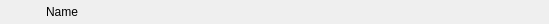
<?xml version="1.0" encoding="UTF-8"?>
<ui version="4.0">
 <class>InstrumentWidget</class>
 <widget class="QWidget" name="InstrumentWidget">
  <property name="geometry">
   <rect>
    <x>0</x>
    <y>0</y>
    <width>549</width>
    <height>24</height>
   </rect>
  </property>
  <layout class="QHBoxLayout" name="horizontalLayout">
   <property name="spacing">
    <number>2</number>
   </property>
   <property name="leftMargin">
    <number>2</number>
   </property>
   <property name="topMargin">
    <number>0</number>
   </property>
   <property name="rightMargin">
    <number>2</number>
   </property>
   <property name="bottomMargin">
    <number>0</number>
   </property>
   <item>
    <widget class="QLabel" name="logoLabel">
     <property name="minimumSize">
      <size>
       <width>24</width>
       <height>24</height>
      </size>
     </property>
     <property name="maximumSize">
      <size>
       <width>24</width>
       <height>24</height>
      </size>
     </property>
     <property name="text">
      <string/>
     </property>
     <property name="scaledContents">
      <bool>true</bool>
     </property>
    </widget>
   </item>
   <item>
    <widget class="QLabel" name="lockLabel">
     <property name="minimumSize">
      <size>
       <width>16</width>
       <height>16</height>
      </size>
     </property>
     <property name="maximumSize">
      <size>
       <width>16</width>
       <height>16</height>
      </size>
     </property>
     <property name="toolTip">
      <string>For qual investor only</string>
     </property>
     <property name="text">
      <string/>
     </property>
     <property name="pixmap">
      <pixmap resource="../../../../../Resources.qrc">:/assets/images/lock.png</pixmap>
     </property>
     <property name="scaledContents">
      <bool>true</bool>
     </property>
    </widget>
   </item>
   <item>
    <widget class="QLabel" name="nameLabel">
     <property name="text">
      <string notr="true">Name</string>
     </property>
    </widget>
   </item>
   <item>
    <spacer name="horizontalSpacer">
     <property name="orientation">
      <enum>Qt::Orientation::Horizontal</enum>
     </property>
     <property name="sizeHint" stdset="0">
      <size>
       <width>0</width>
       <height>20</height>
      </size>
     </property>
    </spacer>
   </item>
  </layout>
 </widget>
 <resources>
  <include location="../../../Resources.qrc"/>
 </resources>
 <connections/>
</ui>
